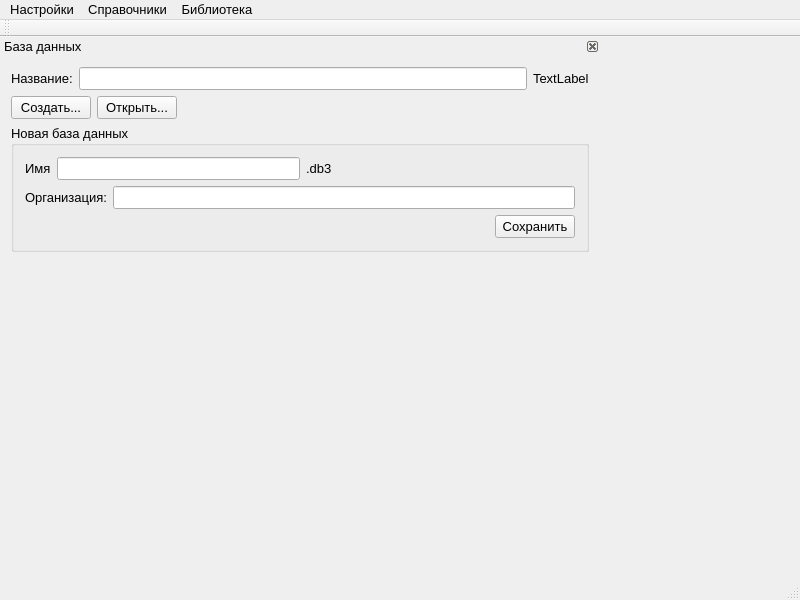
<?xml version="1.0" encoding="UTF-8"?>
<ui version="4.0">
 <class>librarian</class>
 <widget class="QMainWindow" name="librarian">
  <property name="geometry">
   <rect>
    <x>0</x>
    <y>0</y>
    <width>800</width>
    <height>600</height>
   </rect>
  </property>
  <property name="font">
   <font>
    <family>Ubuntu</family>
    <pointsize>10</pointsize>
   </font>
  </property>
  <property name="windowTitle">
   <string>librarian</string>
  </property>
  <widget class="QWidget" name="centralWidget"/>
  <widget class="QMenuBar" name="menuBar">
   <property name="geometry">
    <rect>
     <x>0</x>
     <y>0</y>
     <width>800</width>
     <height>22</height>
    </rect>
   </property>
   <property name="font">
    <font>
     <family>Ubuntu</family>
     <pointsize>10</pointsize>
    </font>
   </property>
   <widget class="QMenu" name="menu">
    <property name="font">
     <font>
      <family>Ubuntu</family>
      <pointsize>10</pointsize>
     </font>
    </property>
    <property name="title">
     <string>Настройки</string>
    </property>
    <addaction name="actionSettingDB"/>
   </widget>
   <widget class="QMenu" name="menu_2">
    <property name="font">
     <font>
      <family>Ubuntu</family>
      <pointsize>10</pointsize>
     </font>
    </property>
    <property name="title">
     <string>Справочники</string>
    </property>
    <addaction name="actionOrganizations"/>
    <addaction name="actionSectCat"/>
    <addaction name="actionPub"/>
    <addaction name="actionAuth"/>
    <addaction name="actionBooks"/>
    <addaction name="actionReaders"/>
   </widget>
   <widget class="QMenu" name="menu_3">
    <property name="font">
     <font>
      <pointsize>10</pointsize>
     </font>
    </property>
    <property name="title">
     <string>Библиотека</string>
    </property>
    <addaction name="action_biblio"/>
    <addaction name="separator"/>
    <addaction name="action_doc_in"/>
    <addaction name="action_doc_out"/>
   </widget>
   <addaction name="menu"/>
   <addaction name="menu_2"/>
   <addaction name="menu_3"/>
  </widget>
  <widget class="QToolBar" name="mainToolBar">
   <attribute name="toolBarArea">
    <enum>TopToolBarArea</enum>
   </attribute>
   <attribute name="toolBarBreak">
    <bool>false</bool>
   </attribute>
  </widget>
  <widget class="QStatusBar" name="statusBar"/>
  <widget class="QDockWidget" name="dockWidge_db">
   <property name="sizePolicy">
    <sizepolicy hsizetype="Fixed" vsizetype="Expanding">
     <horstretch>0</horstretch>
     <verstretch>0</verstretch>
    </sizepolicy>
   </property>
   <property name="minimumSize">
    <size>
     <width>600</width>
     <height>250</height>
    </size>
   </property>
   <property name="maximumSize">
    <size>
     <width>600</width>
     <height>250</height>
    </size>
   </property>
   <property name="features">
    <set>QDockWidget::DockWidgetClosable</set>
   </property>
   <property name="windowTitle">
    <string>База данных</string>
   </property>
   <attribute name="dockWidgetArea">
    <number>1</number>
   </attribute>
   <widget class="QWidget" name="dockWidgetContents">
    <layout class="QGridLayout" name="gridLayout_2">
     <item row="0" column="0">
      <layout class="QVBoxLayout" name="verticalLayout_2">
       <item>
        <layout class="QHBoxLayout" name="horizontalLayout">
         <item>
          <widget class="QLabel" name="label">
           <property name="text">
            <string>Название:</string>
           </property>
          </widget>
         </item>
         <item>
          <widget class="QLineEdit" name="lineEdit_now"/>
         </item>
         <item>
          <widget class="QLabel" name="label_status">
           <property name="text">
            <string>TextLabel</string>
           </property>
          </widget>
         </item>
        </layout>
       </item>
       <item>
        <layout class="QHBoxLayout" name="horizontalLayout_5">
         <item>
          <widget class="QPushButton" name="pushButton_create">
           <property name="text">
            <string>Создать...</string>
           </property>
          </widget>
         </item>
         <item>
          <widget class="QPushButton" name="pushButton_open">
           <property name="text">
            <string>Открыть...</string>
           </property>
          </widget>
         </item>
         <item>
          <spacer name="horizontalSpacer_3">
           <property name="orientation">
            <enum>Qt::Horizontal</enum>
           </property>
           <property name="sizeHint" stdset="0">
            <size>
             <width>40</width>
             <height>20</height>
            </size>
           </property>
          </spacer>
         </item>
        </layout>
       </item>
       <item>
        <widget class="QGroupBox" name="groupBox">
         <property name="title">
          <string>Новая база данных</string>
         </property>
         <layout class="QGridLayout" name="gridLayout">
          <item row="0" column="0">
           <layout class="QVBoxLayout" name="verticalLayout">
            <item>
             <layout class="QHBoxLayout" name="horizontalLayout_2">
              <item>
               <widget class="QLabel" name="label_2">
                <property name="text">
                 <string>Имя</string>
                </property>
               </widget>
              </item>
              <item>
               <widget class="QLineEdit" name="lineEdit_new_name"/>
              </item>
              <item>
               <widget class="QLabel" name="label_3">
                <property name="text">
                 <string>.db3</string>
                </property>
               </widget>
              </item>
              <item>
               <spacer name="horizontalSpacer">
                <property name="orientation">
                 <enum>Qt::Horizontal</enum>
                </property>
                <property name="sizeHint" stdset="0">
                 <size>
                  <width>40</width>
                  <height>20</height>
                 </size>
                </property>
               </spacer>
              </item>
             </layout>
            </item>
            <item>
             <layout class="QHBoxLayout" name="horizontalLayout_3">
              <item>
               <widget class="QLabel" name="label_4">
                <property name="text">
                 <string>Организация:</string>
                </property>
               </widget>
              </item>
              <item>
               <widget class="QLineEdit" name="lineEdit_new_org"/>
              </item>
             </layout>
            </item>
            <item>
             <layout class="QHBoxLayout" name="horizontalLayout_4">
              <item>
               <spacer name="horizontalSpacer_2">
                <property name="orientation">
                 <enum>Qt::Horizontal</enum>
                </property>
                <property name="sizeHint" stdset="0">
                 <size>
                  <width>37</width>
                  <height>17</height>
                 </size>
                </property>
               </spacer>
              </item>
              <item>
               <widget class="QPushButton" name="pushButton_new_make">
                <property name="text">
                 <string>Сохранить</string>
                </property>
               </widget>
              </item>
             </layout>
            </item>
           </layout>
          </item>
         </layout>
        </widget>
       </item>
       <item>
        <spacer name="verticalSpacer">
         <property name="orientation">
          <enum>Qt::Vertical</enum>
         </property>
         <property name="sizeHint" stdset="0">
          <size>
           <width>20</width>
           <height>17</height>
          </size>
         </property>
        </spacer>
       </item>
      </layout>
     </item>
    </layout>
   </widget>
  </widget>
  <action name="actionSettingDB">
   <property name="text">
    <string>База данных</string>
   </property>
   <property name="font">
    <font>
     <family>Ubuntu</family>
     <pointsize>10</pointsize>
    </font>
   </property>
  </action>
  <action name="actionOrganizations">
   <property name="text">
    <string>Организации</string>
   </property>
   <property name="font">
    <font>
     <pointsize>10</pointsize>
    </font>
   </property>
  </action>
  <action name="actionSectCat">
   <property name="text">
    <string>Разделы и Категории</string>
   </property>
  </action>
  <action name="actionPub">
   <property name="text">
    <string>Издательства</string>
   </property>
  </action>
  <action name="actionAuth">
   <property name="text">
    <string>Авторы</string>
   </property>
  </action>
  <action name="actionBooks">
   <property name="text">
    <string>Книги</string>
   </property>
  </action>
  <action name="actionReaders">
   <property name="text">
    <string>Читатели</string>
   </property>
  </action>
  <action name="action_biblio">
   <property name="text">
    <string>Выдача / Прием книг</string>
   </property>
   <property name="font">
    <font>
     <pointsize>10</pointsize>
    </font>
   </property>
  </action>
  <action name="action_doc_in">
   <property name="text">
    <string>Приходные документы</string>
   </property>
   <property name="font">
    <font>
     <pointsize>10</pointsize>
    </font>
   </property>
  </action>
  <action name="action_doc_out">
   <property name="text">
    <string>Расходные документы</string>
   </property>
   <property name="font">
    <font>
     <pointsize>10</pointsize>
    </font>
   </property>
  </action>
 </widget>
 <layoutdefault spacing="6" margin="11"/>
 <resources/>
 <connections/>
</ui>
